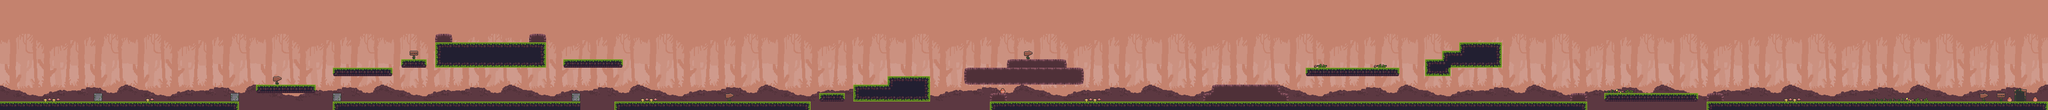

This is a level from a 2D game, rendered from its Tiled map with the project's own tilesets. A one-line summary and the map file follow, with tile-layer data summarised:
An orthogonal 240x13 tile map with 16x16 px tiles, 4 tile layers (Background1, Background2, Background3, Graphics), 8 tilesets and 149 objects.

<map version="1.5" tiledversion="2021.03.23" orientation="orthogonal" renderorder="right-down" width="240" height="13" tilewidth="16" tileheight="16" infinite="0" nextlayerid="12" nextobjectid="349">
 <tileset firstgid="1" source="bg_1.tsx" />
 <tileset firstgid="151" source="bg_2.tsx" />
 <tileset firstgid="301" source="tileset.tsx" />
 <tileset firstgid="373" source="door.tsx" />
 <tileset firstgid="374" source="Coin_Anim_Strip_6.tsx" />
 <tileset firstgid="380" name="bg_0" tilewidth="16" tileheight="16" tilecount="150" columns="15">
  <image source="bg_0.png" width="240" height="160" />
 </tileset>
 <tileset firstgid="530" name="scenery_sprites" tilewidth="16" tileheight="8" tilecount="16" columns="8">
  <image source="scenery_sprites.png" width="128" height="16" />
 </tileset>
 <tileset firstgid="546" name="prop_sprites" tilewidth="16" tileheight="16" tilecount="4" columns="4">
  <image source="prop_sprites.png" width="64" height="16" />
 </tileset>
 <layer id="1" name="Background1" width="240" height="13">
  <data>[3120 cells, 3120 non-empty, 150 distinct tile ids]</data>
 </layer>
 <layer id="2" name="Background2" width="240" height="13">
  <data>[3120 cells, 3120 non-empty, 150 distinct tile ids]</data>
 </layer>
 <layer id="3" name="Background3" width="240" height="13">
  <data>[3120 cells, 720 non-empty, 45 distinct tile ids]</data>
 </layer>
 <layer id="5" name="Graphics" width="240" height="13">
  <data>[3120 cells, 474 non-empty, 35 distinct tile ids]</data>
 </layer>
 <objectgroup id="6" name="Ground">
  <object id="2" x="0" y="192" width="448" height="16" />
  <object id="4" x="480" y="160" width="112" height="16" />
  <object id="5" x="624" y="128" width="112" height="16" />
  <object id="6" x="752" y="112" width="48" height="16" />
  <object id="7" x="624" y="192" width="464" height="16" />
  <object id="8" x="816" y="80" width="208" height="48" />
  <object id="9" x="1056" y="112" width="112" height="16" />
  <object id="10" x="1152" y="192" width="368" height="16" />
  <object id="11" x="1536" y="176" width="48" height="16" />
  <object id="14" x="1664" y="144" width="80" height="48" />
  <object id="15" x="1600" y="160" width="64" height="32" />
  <object id="16" x="1888" y="112" width="112" height="16" />
  <object id="17" x="1808" y="128" width="224" height="32" />
  <object id="18" x="1856" y="192" width="400" height="16" />
  <object id="21" x="2416" y="192" width="560" height="16" />
  <object id="22" x="2448" y="128" width="176" height="16" />
  <object id="23" x="2672" y="112" width="48" height="32" />
  <object id="25" x="2704" y="96" width="32" height="32" />
  <object id="26" x="2736" y="80" width="80" height="48" />
  <object id="28" x="3200" y="192" width="640" height="16" />
  <object id="64" x="3008" y="176" width="176" height="16" />
  <object id="107" x="2256" y="192" width="160" height="16" />
 </objectgroup>
 <objectgroup id="7" name="Coins">
  <object id="140" x="528" y="96" width="16" height="16" />
  <object id="141" x="528" y="112" width="16" height="16" />
  <object id="146" x="3536" y="144" width="16" height="16" />
  <object id="147" x="3552" y="144" width="16" height="16" />
  <object id="148" x="3568" y="144" width="16" height="16" />
  <object id="149" x="3584" y="144" width="16" height="16" />
  <object id="150" x="3584" y="128" width="16" height="16" />
  <object id="151" x="3600" y="144" width="16" height="16" />
  <object id="152" x="3584" y="160" width="16" height="16" />
  <object id="163" x="3072" y="128" width="16" height="16" />
  <object id="164" x="3088" y="128" width="16" height="16" />
  <object id="165" x="3104" y="128" width="16" height="16" />
  <object id="166" x="3088" y="144" width="16" height="16" />
  <object id="167" x="3088" y="112" width="16" height="16" />
  <object id="168" x="2544" y="176" width="16" height="16" />
  <object id="169" x="2560" y="176" width="16" height="16" />
  <object id="170" x="2544" y="160" width="16" height="16" />
  <object id="171" x="2560" y="160" width="16" height="16" />
  <object id="172" x="1904" y="176" width="16" height="16" />
  <object id="173" x="1920" y="176" width="16" height="16" />
  <object id="174" x="1936" y="176" width="16" height="16" />
  <object id="175" x="1904" y="160" width="16" height="16" />
  <object id="176" x="1920" y="160" width="16" height="16" />
  <object id="177" x="1936" y="160" width="16" height="16" />
  <object id="186" x="336" y="176" width="16" height="16" />
  <object id="187" x="352" y="176" width="16" height="16" />
  <object id="188" x="368" y="176" width="16" height="16" />
  <object id="189" x="384" y="176" width="16" height="16" />
  <object id="190" x="1936" y="80" width="16" height="16" />
  <object id="191" x="1936" y="64" width="16" height="16" />
  <object id="192" x="1920" y="64" width="16" height="16" />
  <object id="193" x="1952" y="64" width="16" height="16" />
  <object id="194" x="1312" y="144" width="16" height="16" />
  <object id="196" x="1312" y="128" width="16" height="16" />
  <object id="197" x="1328" y="128" width="16" height="16" />
  <object id="198" x="1344" y="128" width="16" height="16" />
  <object id="199" x="1344" y="144" width="16" height="16" />
  <object id="201" x="1312" y="112" width="16" height="16" />
  <object id="203" x="1344" y="112" width="16" height="16" />
  <object id="204" x="1392" y="112" width="16" height="16" />
  <object id="205" x="1392" y="128" width="16" height="16" />
  <object id="206" x="1392" y="144" width="16" height="16" />
  <object id="207" x="1408" y="144" width="16" height="16" />
  <object id="208" x="1424" y="144" width="16" height="16" />
  <object id="209" x="1408" y="112" width="16" height="16" />
  <object id="210" x="1424" y="112" width="16" height="16" />
  <object id="212" x="1408" y="128" width="16" height="16" />
  <object id="213" x="1456" y="112" width="16" height="16" />
  <object id="214" x="1488" y="112" width="16" height="16" />
  <object id="215" x="1472" y="128" width="16" height="16" />
  <object id="216" x="1472" y="144" width="16" height="16" />
  <object id="217" x="896" y="16" width="16" height="16" />
  <object id="218" x="928" y="16" width="16" height="16" />
  <object id="219" x="960" y="16" width="16" height="16" />
  <object id="220" x="928" y="48" width="16" height="16" />
  <object id="221" x="928" y="32" width="16" height="16" />
  <object id="222" x="912" y="16" width="16" height="16" />
  <object id="223" x="944" y="16" width="16" height="16" />
  <object id="224" x="128" y="112" width="16" height="16" />
  <object id="225" x="144" y="112" width="16" height="16" />
  <object id="226" x="160" y="112" width="16" height="16" />
  <object id="227" x="176" y="96" width="16" height="16" />
  <object id="228" x="192" y="112" width="16" height="16" />
  <object id="229" x="176" y="128" width="16" height="16" />
  <object id="232" x="512" y="112" width="16" height="16" />
  <object id="233" x="544" y="112" width="16" height="16" />
  <object id="234" x="528" y="80" width="16" height="16" />
  <object id="235" x="528" y="64" width="16" height="16" />
  <object id="302" x="2128" y="48" width="16" height="16" />
  <object id="303" x="2128" y="64" width="16" height="16" />
  <object id="304" x="2128" y="80" width="16" height="16" />
  <object id="305" x="2128" y="96" width="16" height="16" />
  <object id="306" x="2144" y="96" width="16" height="16" />
  <object id="307" x="2160" y="96" width="16" height="16" />
  <object id="308" x="2272" y="48" width="16" height="16" />
  <object id="309" x="2272" y="64" width="16" height="16" />
  </objectgroup>
 <objectgroup id="10" name="Ground Bounds">
  <!-- 22 objects omitted --></objectgroup>
 <objectgroup id="9" name="Door">
  <!-- 11 objects omitted --></objectgroup>
 <objectgroup id="11" name="Mushrooms">
  <!-- 10 objects omitted --></objectgroup>
</map>
<!-- 51 of 149 objects omitted -->
